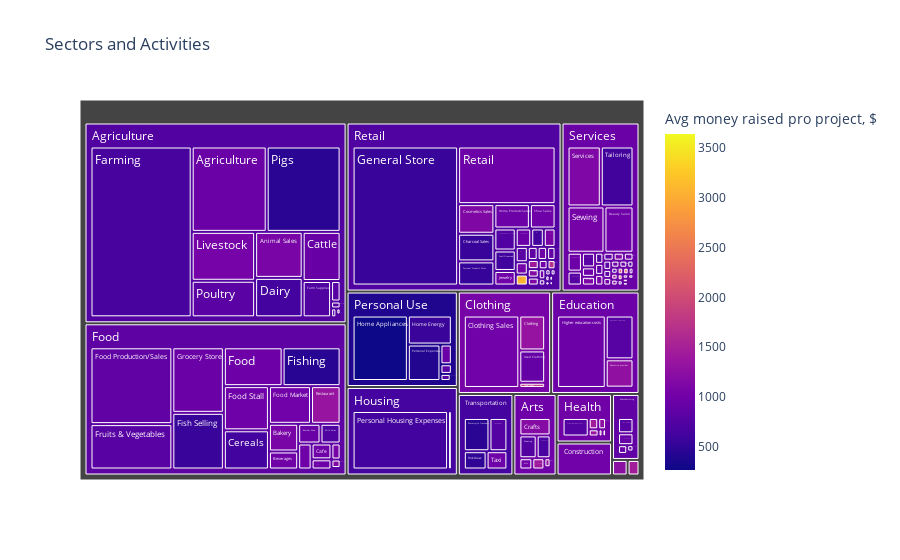

The notebook cell this image was saved under:
### Markdown cell above
Which sectors and activities are represented in the projects?

### Code cell
fig = px.treemap(activities, 
                 path=['Sector', 'Activity'], 
                 values='# of projects', 
                 color='Avg money raised pro project, $',
                 hover_data=["Value over volume", "Avg investors"],
                 title='Sectors and Activities'
                )
fig.show()

### Figure 1 — Plotly figure (JSON) as saved in the notebook; plotly's stock layout.template omitted (floating-point values rounded to 4 significant figures; data arrays with more than 128 entries replaced by an {"elided": "..."} marker saying what was removed)
{"data": [{"branchvalues": "total", "customdata": {"elided": "178x3 mixed values"}, "domain": {"x": [0, 1], "y": [0, 1]}, "hoverlabel": {"namelength": 0}, "hovertemplate": "Value over volume=%{customdata[0]}<br>Avg investors=%{customdata[1]}<br>Avg money raised pro project, $=%{color}<br>labels=%{label}<br># of projects=%{value}<br>parent=%{parent}<br>id=%{id}", "ids": {"elided": "178 str values"}, "labels": {"elided": "178 str values"}, "marker": {"coloraxis": "coloraxis", "colors": {"elided": "178 float values"}}, "name": "", "parents": {"elided": "178 str values"}, "type": "treemap", "values": {"elided": "178 int values"}}], "layout": {"coloraxis": {"colorbar": {"title": {"text": "Avg money raised pro project, $"}}, "colorscale": [[0, "#0d0887"], [0.1111, "#46039f"], [0.2222, "#7201a8"], [0.3333, "#9c179e"], [0.4444, "#bd3786"], [0.5556, "#d8576b"], [0.6667, "#ed7953"], [0.7778, "#fb9f3a"], [0.8889, "#fdca26"], [1, "#f0f921"]]}, "legend": {"tracegroupgap": 0}, "title": {"text": "Sectors and Activities"}}}
